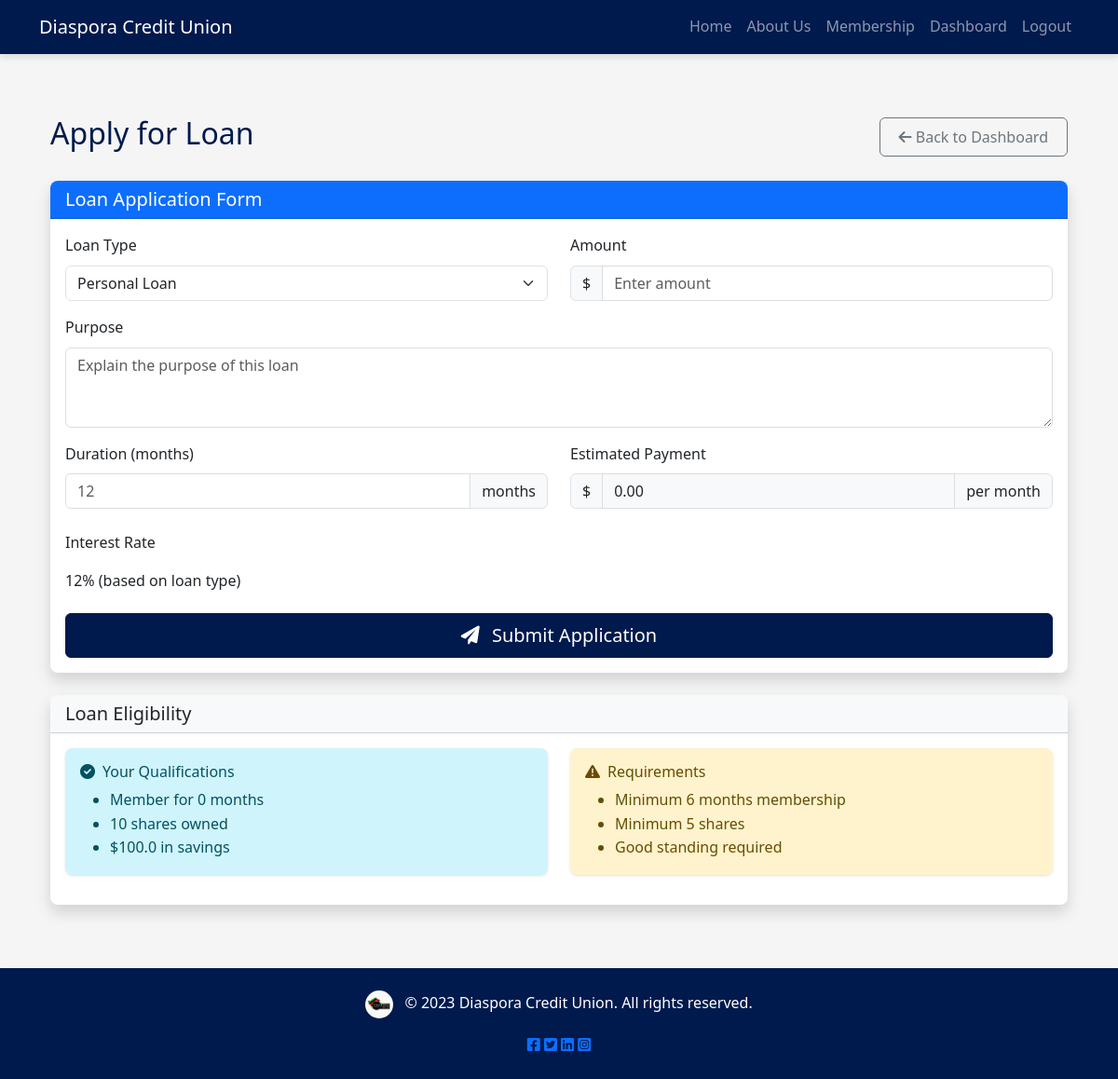
/apply-loan (signed in), run on the app's committed database.
### models.py (models this page shows)
class User(db.Model, UserMixin):
    id = db.Column(db.Integer, primary_key=True)
    username = db.Column(db.String(50), unique=True, nullable=False)  # Required
    first_name = db.Column(db.String(50), nullable=False)
    last_name = db.Column(db.String(50), nullable=False)
    email = db.Column(db.String(100), unique=True, nullable=False)
    phone = db.Column(db.String(20), nullable=False)
    password = db.Column(db.String(128), nullable=False)
    membership_type = db.Column(db.String(50), nullable=False)
    member_since = db.Column(db.DateTime, default=datetime.utcnow)
    is_admin = db.Column(db.Boolean, default=False)
    shares = db.Column(db.Integer, default=0)
    monthly_deposit = db.Column(db.Float, default=0.0)
    savings_balance = db.Column(db.Float, default=0.0)

### app.py (the view, shortened to what this page needs)
@app.route('/apply-loan', methods=['GET', 'POST'])
@login_required
def apply_loan():
    form = LoanApplicationForm()
    interest_rates = {
        'personal': 0.12,  # 12%
        'business': 0.15,  # 15%
        'education': 0.10,  # 10%
        'emergency': 0.20,  # 20%
        'home': 0.08  # 8%
    }
    return render_template('dashboard/apply_loan.html',
                           form=form,
                           interest_rates=interest_rates)

### forms.py
class LoanApplicationForm(FlaskForm):
    loan_type = SelectField('Loan Type', choices=[
        ('personal', 'Personal Loan'),
        ('business', 'Business Loan'),
        ('education', 'Education Loan'),
        ('emergency', 'Emergency Loan'),
        ('home', 'Home Improvement')
    ], validators=[DataRequired()])
    amount = DecimalField('Amount', validators=[
        DataRequired(),
        NumberRange(min=100, message="Minimum loan amount is $100")
    ])
    purpose = TextAreaField('Purpose', validators=[
        DataRequired(),
        Length(max=500)
    ])
    duration = IntegerField('Duration (months)', validators=[
        DataRequired(),
        NumberRange(min=1, max=60, message="Duration must be 1-60 months")
    ])
    submit = SubmitField('Apply')

### app.py (called while the page is built)
@login_manager.user_loader
def load_user(user_id):
    return User.query.get(int(user_id))

@app.template_filter('time_since')
def time_since(dt):
    if dt:
        delta = datetime.utcnow() - dt
        return delta.days // 30
    return 0

### templates/dashboard/apply_loan.html (shortened to what this page needs)
{% extends "base.html" %}
{% block content %}
<div class="container mt-4">
    <div class="d-flex justify-content-between align-items-center mb-4">
        <h2>Apply for Loan</h2>
        <a href="{{ url_for('dashboard') }}" class="btn btn-outline-secondary">
            <i class="fas fa-arrow-left"></i> Back to Dashboard
        </a>
    </div>
    <div class="card shadow">
        <div class="card-header bg-primary text-white">
            <h5 class="mb-0">Loan Application Form</h5>
        </div>
        <div class="card-body">
            <form method="POST" action="{{ url_for('apply_loan') }}">
                <div class="row mb-3">
                    <div class="col-md-6">
                        <div class="form-group">
                            {{ form.loan_type.label(class="form-label") }}
                            {{ form.loan_type(class="form-select") }}
                        </div>
                    </div>
                    <div class="col-md-6">
                        <div class="form-group">
                            {{ form.amount.label(class="form-label") }}
                            <div class="input-group">
                                <span class="input-group-text">$</span>
                                {{ form.amount(class="form-control", placeholder="Enter amount") }}
                            </div>
                        </div>
                    </div>
                </div>
                <div class="mb-3">
                    <div class="form-group">
                        {{ form.purpose.label(class="form-label") }}
                        {{ form.purpose(class="form-control", rows="3", placeholder="Explain the purpose of this loan") }}
                    </div>
                </div>
                <div class="row mb-4">
                    <div class="col-md-6">
                        <div class="form-group">
                            {{ form.duration.label(class="form-label") }}
                            <div class="input-group">
                                {{ form.duration(class="form-control", placeholder="12") }}
                                <span class="input-group-text">months</span>
                            </div>
                        </div>
                    </div>
                    <div class="col-md-6">
                        <div class="form-group">
                            <label class="form-label">Estimated Payment</label>
                            <div class="input-group">
                                <span class="input-group-text">$</span>
                                <input type="text" class="form-control bg-light" value="0.00" id="estimatedPayment" readonly>
                                <span class="input-group-text">per month</span>
                            </div>
                        </div>
                    </div>
                    </div>
                    <div class="mb-3">
                            <label class="form-label">Interest Rate</label>
                            <div class="form-control-plaintext">
                                <span id="interest_rate_display"></span> (based on loan type)
                            </div>
                    </div>
                <div class="d-grid gap-2">
                    <button type="submit" class="btn btn-primary btn-lg">
                        <i class="fas fa-paper-plane me-2"></i> Submit Application
                    </button>
                </div>
            </form>
        </div>
    </div>
    <div class="card shadow mt-4">
        <div class="card-header bg-light">
            <h5 class="mb-0">Loan Eligibility</h5>
        </div>
        <div class="card-body">
            <div class="row">
                <div class="col-md-6">
                    <div class="alert alert-info">
                        <h6><i class="fas fa-check-circle me-2"></i>Your Qualifications</h6>
                        <ul class="mb-0">
                            <li>Member for {{ current_user.member_since|time_since }} months</li>
                            <li>{{ current_user.shares }} shares owned</li>
                            <li>${{ current_user.savings_balance }} in savings</li>
                        </ul>
                    </div>
                </div>
                <div class="col-md-6">
                    <div class="alert alert-warning">
                        <h6><i class="fas fa-exclamation-triangle me-2"></i>Requirements</h6>
                        <ul class="mb-0">
                            <li>Minimum 6 months membership</li>
                            <li>Minimum 5 shares</li>
                            <li>Good standing required</li>
                        </ul>
                    </div>
                </div>
            </div>
        </div>
    </div>
</div>
{% endblock %}

### templates/base.html (style rules this page uses)
:root { --primary-color: #001A4D; --secondary-color: #e67e22; --light-color: #f5f5f5; --dark-color: #333; --shadow-sm: 0 1px 3px rgba(0,0,0,0.12); --shadow-md: 0 4px 6px rgba(0,0,0,0.1); --shadow-lg: 0 10px 15px rgba(0,0,0,0.1); --transition-base: all 0.25s cubic-bezier(0.4, 0, 0.2, 1); }
body { font-family: 'Segoe UI', system-ui, -apple-system, sans-serif; line-height: 1.6; color: var(--primary-color); padding-top: 56px; background-color: var(--light-color); display: flex; flex-direction: column; min-height: 100vh; }
.card { transition: var(--transition-base); margin-bottom: 1.5rem; border: none; border-radius: 0.5rem; overflow: hidden; box-shadow: var(--shadow-sm); }
.btn { transition: var(--transition-base); border-radius: 0.375rem; padding: 0.5rem 1.25rem; }
.btn-primary { background-color: var(--primary-color); border-color: var(--primary-color); }
.alert { border-radius: 0.5rem; border: none; box-shadow: var(--shadow-sm); }
.form-label { font-weight: 500; margin-bottom: 0.5rem; }
.form-control { transition: var(--transition-base); border: 1px solid #ddd; border-radius: 0.375rem; }

### data on the page
User: member_since "0", shares "10", savings_balance "100.0"
